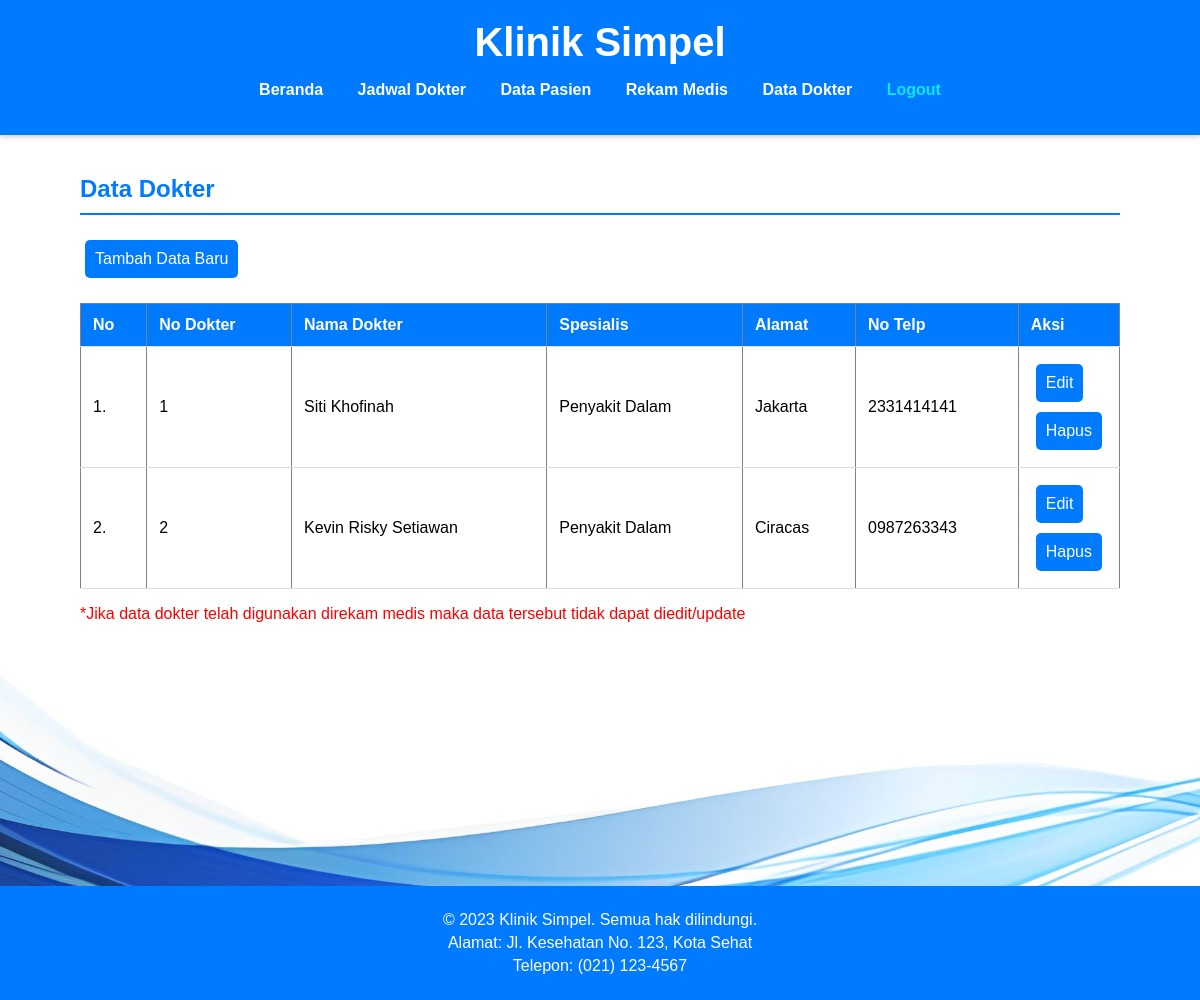
Screenshot of /dokter.php with the database file from the repository.
### tables this page shows
CREATE TABLE `dokter` (
  `no_dokter` varchar(20) NOT NULL,
  `nama_dokter` varchar(20) NOT NULL,
  `spesialis` varchar(20) NOT NULL,
  `alamat` varchar(20) NOT NULL,
  `no_telp` varchar(20) NOT NULL
);

### dokter.php (the view, shortened to what this page needs)
<!DOCTYPE html>
<html lang="id">
<head>
    <link rel="stylesheet" href="css/styles.css">
</head>
<body>
    <header>
        <div class="container">
            <h1>Klinik Simpel</h1>
            <nav>
                <ul>
                    <li><a href="Beranda.php">Beranda</a></li>
                    <li><a href="jadwal.php">Jadwal Dokter</a></li>
                    <li><a href="pasien.php">Data Pasien</a></li>
                    <li><a href="rmedis.php">Rekam Medis</a></li>
                    <li><a href="dokter.php">Data Dokter</a></li>
                    <li><a style="text-decoration:none;color: #0ae7ff;font-weight: bold;" href="logout.php" class="logout">Logout</a></li>
                </ul>
            </nav>
        </div>
    </header>
    <main class="container">
        <h2>Data Dokter</h2>
        <div style="overflow: auto;">
            <a href="form_tambah_dok.php" class="button">Tambah Data Baru </a>
            <table border="1" class="table">
                <thead>
                    <tr>
                        <th>No</th>
                        <th>No Dokter</th>
                        <th>Nama Dokter</th>
                        <th>Spesialis</th>
                        <th>Alamat</th>
                        <th>No Telp</th>
                        <th>Aksi</th>
                    </tr>
                    <?php
                    include "koneksi.php";
                    $query = mysqli_query($koneksi, "SELECT * FROM dokter") or die(mysqli_error($koneksi));
                    $nomor = 1;
                    while ($data = mysqli_fetch_array($query)) { ?>
                        <tr>
                            <td align="center"><?php echo $nomor++; ?>.</td>
                            <td><?php echo $data['no_dokter']; ?></td>
                            <td><?php echo $data['nama_dokter']; ?></td>
                            <td><?php echo $data['spesialis']; ?></td>
                            <td><?php echo $data['alamat']; ?></td>
                            <td><?php echo $data['no_telp']; ?></td>
                            <td width="90px" align="center">
                                <a href="form_edit_dok.php?no_dokter=<?php echo $data['no_dokter']; ?>" class="button">Edit</a>
                                <a href="proses_hapus_dok.php?no_dokter=<?php echo $data['no_dokter']; ?>" onclick="return confirm('Yakin hapus data?')" class="button">Hapus</a>
                            </td>
                        </tr>
                    <?php
                    } ?>
            </table>
            <p style="color:red;">*Jika data dokter telah digunakan direkam medis maka data tersebut tidak dapat diedit/update</p>
        </div>
    </main>
    <footer>
        <p>&copy; 2023 Klinik Simpel. Semua hak dilindungi.</p>
        <p>Alamat: Jl. Kesehatan No. 123, Kota Sehat</p>
        <p>Telepon: (021) 123-4567</p>
    </footer>
</body>
</html>

### css/styles.css (style rules this page uses)
* { box-sizing: border-box; }
body { font-family: 'Arial', sans-serif; margin: 0; padding: 0; display: flex; flex-direction: column; min-height: 1000px; background-image: url('/AplikasiKlinik/image/Blue.jpg'); background-size: cover; background-position: center; }
.container { width: 90%; max-width: 1200px; margin: auto; flex: 1; }
.logout { text-decoration: none; color: #ff0000; font-weight: bold; }
header { background: #007bff; color: #fff; padding: 20px 0; box-shadow: 0 2px 5px rgba(0, 0, 0, 0.2); }
header h1 { text-align: center; margin: 0; font-size: 2.5em; }
nav ul { list-style: none; padding: 0; text-align: center; }
nav ul li { display: inline; margin: 0 15px; }
nav ul li a { color: #fff; text-decoration: none; font-weight: bold; transition: color 0.3s; }
main { padding: 20px; }
h2 { color: #007bff; border-bottom: 2px solid #007bff; padding-bottom: 10px; }
table { width: 100%; border-collapse: collapse; margin-top: 20px; }
table th, table td { padding: 12px; text-align: left; border-bottom: 1px solid #ddd; }
table th { background-color: #007bff; color: white; }
.button { display: inline-block; padding: 10px 10px; margin: 5px; background: #007bff; color: #fff; text-decoration: none; border-radius: 5px; transition: background 0.3s; }
footer { text-align: center; padding: 20px 0; background: #007bff; color: #fff; width: 100%; margin-top: auto; }
footer p { margin: 5px 0; }

### rows the page displays
dokter: no_dokter "1", nama_dokter "Siti Khofinah", spesialis "Penyakit Dalam", alamat "Jakarta", no_telp "2331414141"
dokter: no_dokter "2", nama_dokter "Kevin Risky Setiawan", spesialis "Penyakit Dalam", alamat "Ciracas", no_telp "0987263343"
